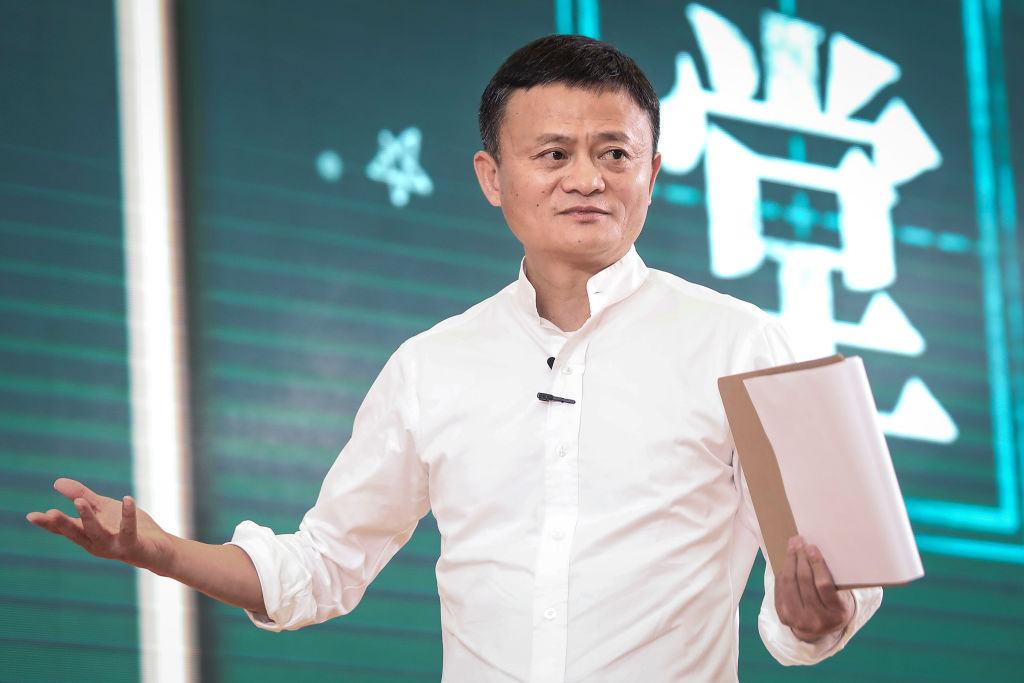
#> input picture Image.jpg, 1024 x 683 px, found by its file name
$ python App.py
#> lines starting #> are read from the running program, lines starting #| are printed output that depends on the picture; after the words box and inside, x2 and y2 are one past the last pixel; in counts of white or black regions, pixels touching at a corner belong together
import cv2

Trained_Face_Data = cv2.CascadeClassifier('haarcascade_frontalface_default.xml')
# Choose an Image to Detect Face
img = cv2.imread('./image.jpg')
#> img is the input picture: shape (683, 1024, 3); mean B, G, R 158.6, 156.9, 132.6

# Convert Image into GreyScale
greyScaled_Img = cv2.cvtColor(img, cv2.COLOR_BGR2GRAY)
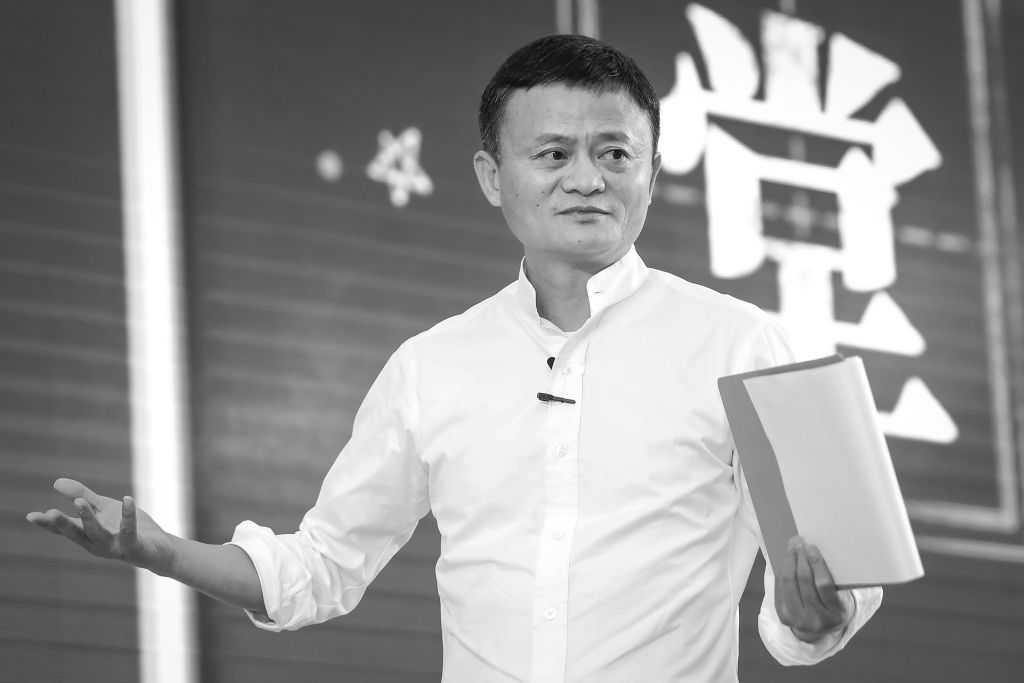
#> greyScaled_Img: shape (683, 1024); min 1, max 255, mean 149.8

# Detect Faces
Face_Cordinates = Trained_Face_Data.detectMultiScale(greyScaled_Img)
#> Face_Cordinates = [[491, 83, 173, 173]]

# Draw Rectangles Around the Faces
for(x,y,w,h) in Face_Cordinates :
    cv2.rectangle(img,(x,y),(x+w,y+h),(0,255,0),2)
#> this loop made 1 pass
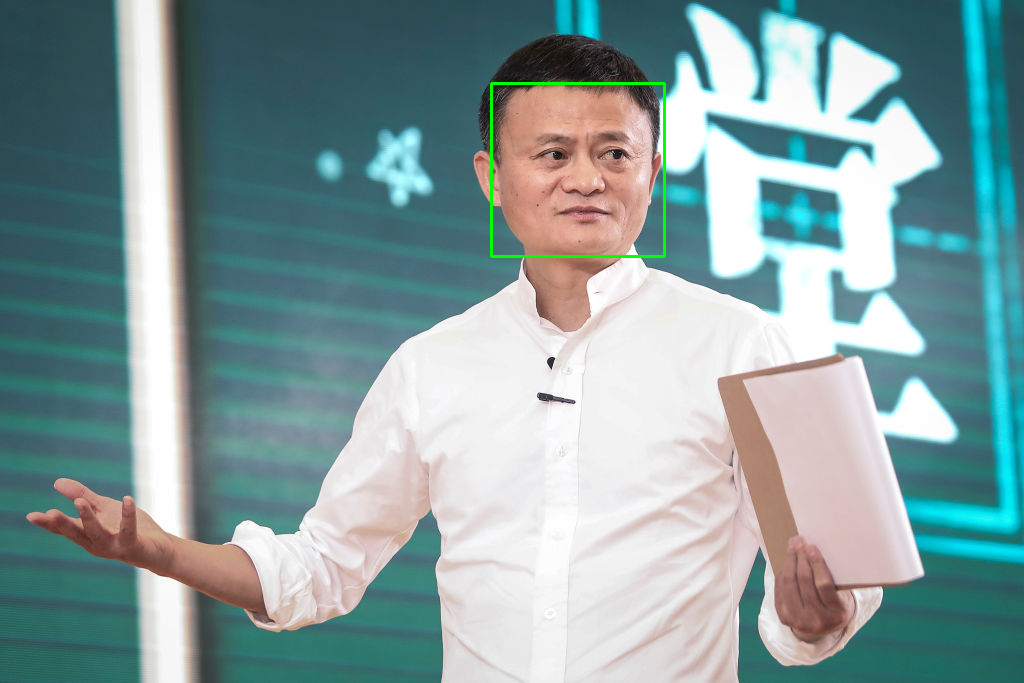
#> img: shape (683, 1024, 3); 0.3% of pixels changed, all inside (x1, y1, x2, y2) = (490, 82, 666, 258)

# Show Image
cv2.imshow('Face Detection',img)

# Waition for an Action
cv2.waitKey()

print("Code Compiled Successfully")
